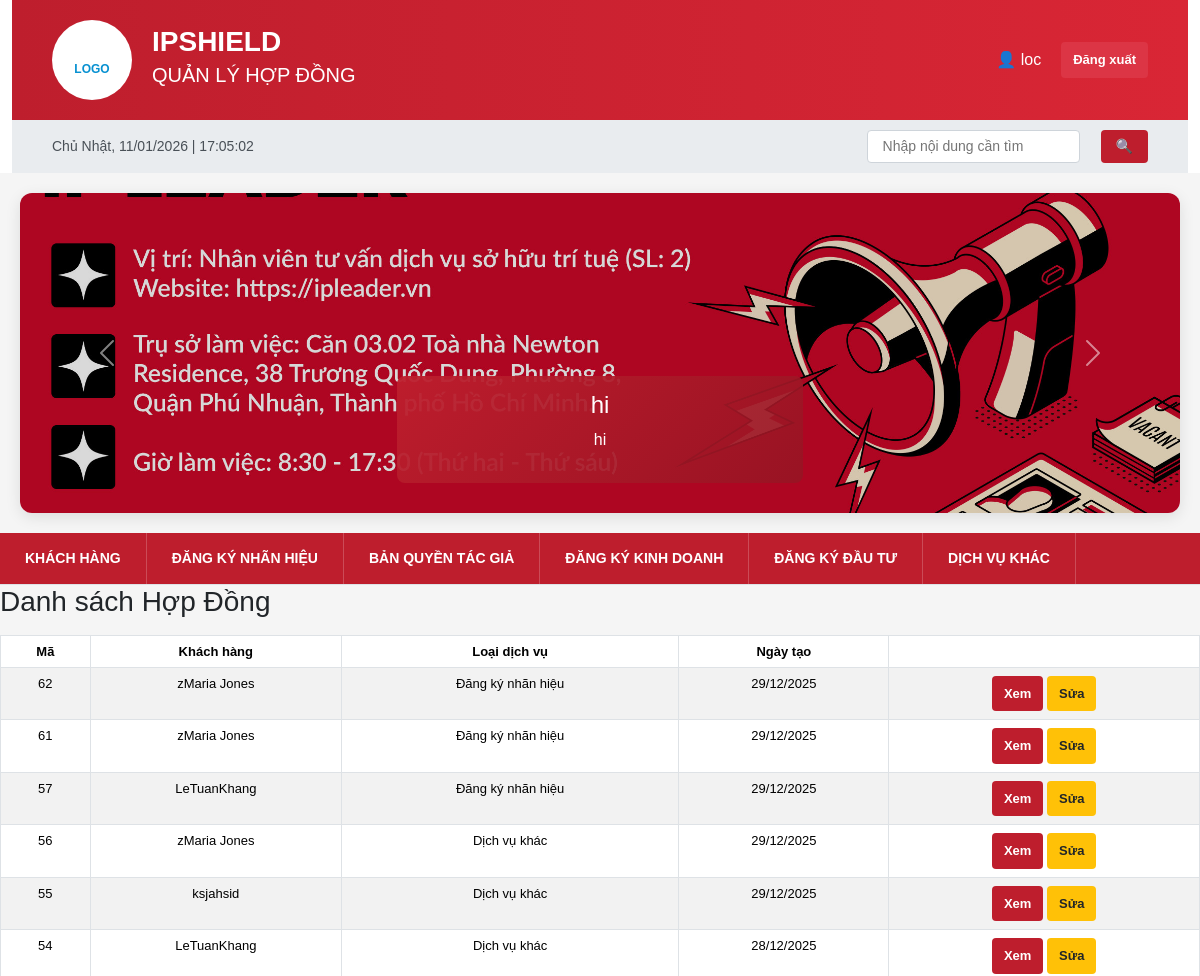
Before: /contracts/ (signed in, upper part) with the older database file.
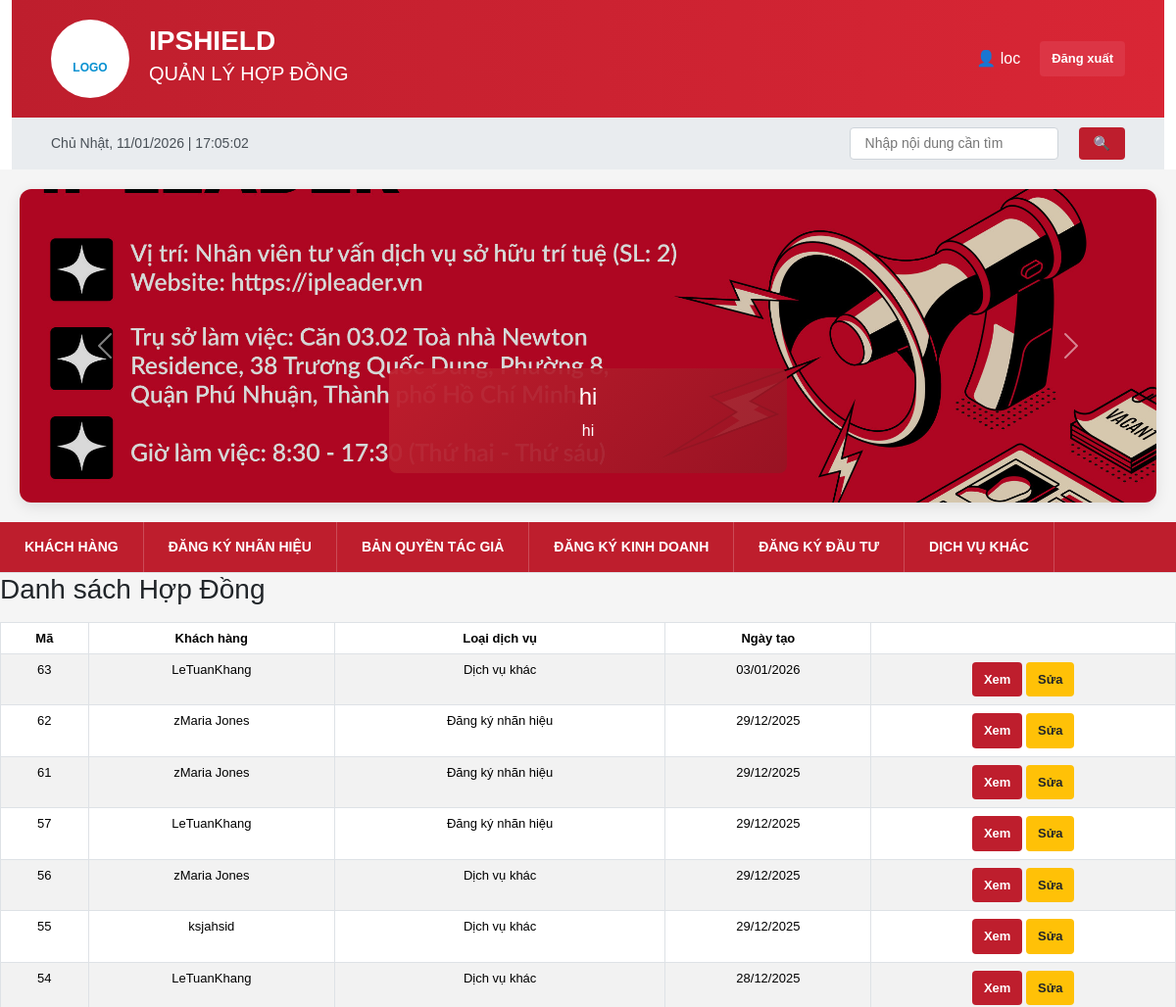
After: the same page with the newer database file.
### ipshieldapp/models.py (models this page shows, shortened)
class Slider(models.Model):
    title = models.CharField(max_length=255)
    description = models.CharField(max_length=255, blank=True)
    image = models.ImageField(upload_to='sliders/')
    is_active = models.BooleanField(default=True)

class Contract(models.Model):
    SERVICE_TYPE_CHOICES = (
        ('nhanhieu', 'Đăng ký nhãn hiệu'),
        ('banquyen', 'Bản quyền tác giả'),
        ('dkkd', 'Đăng ký kinh doanh'),
        ('dautu', 'Đăng ký đầu tư'),
        ('khac', 'Dịch vụ khác'),
    )
    CONTRACT_STATUS_CHOICES = (
        ('pending', 'Đang chờ xử lý'),
        ('processing', 'Đang xử lý'),
        ('completed', 'Hoàn thành'),
        ('paused', 'Ngưng'),
    )
    PAYMENT_TYPE_CHOICES = (
        ('full', 'Trả dứt điểm'),
        ('installment', 'Trả nhiều đợt'),
    )
    customer = models.ForeignKey(
        Customer,
        on_delete=models.CASCADE,
        related_name='contracts'
    )
    service_type = models.CharField(
        max_length=50,
        choices=SERVICE_TYPE_CHOICES
    )
    contract_no = models.CharField(max_length=50, unique=True)
    contract_value = models.DecimalField(
        max_digits=15,
        decimal_places=0,
        verbose_name='Giá trị hợp đồng'
    )
    payment_type = models.CharField(
        max_length=20,
        choices=PAYMENT_TYPE_CHOICES,
        verbose_name='Hình thức thanh toán'
    )
    prepaid_amount = models.DecimalField(
        max_digits=15,
        decimal_places=0,
        default=0,
        verbose_name='Số tiền trả trước'
    )
    status = models.CharField(
        max_length=20,
        choices=CONTRACT_STATUS_CHOICES,
        default='pending'
    )
    created_at = models.DateTimeField(auto_now_add=True)
    updated_at = models.DateTimeField(default=timezone.now)
    class Meta:
        verbose_name = 'Hợp đồng'
        verbose_name_plural = 'Hợp đồng'
        indexes = [
            models.Index(fields=['contract_no']),
            models.Index(fields=['customer', 'status']),
            models.Index(fields=['created_at']),
        ]

class Customer(models.Model):
    CUSTOMER_TYPE_CHOICES = (
        ('personal', 'Cá nhân'),
        ('company', 'Doanh nghiệp'),
    )
    CUSTOMER_STATUS_CHOICES = (
        ('approved', 'Chờ duyệt'),
        ('pending', 'Đang xử lý'),
        ('completed', 'Hoàn tất'),
    )
    customer_type = models.CharField(
        max_length=20,
        choices=CUSTOMER_TYPE_CHOICES,
        default='personal',
        verbose_name='Loại khách hàng'
    )
    status = models.CharField(
        max_length=20,
        choices=CUSTOMER_STATUS_CHOICES,
        default='approved',
        verbose_name='Trạng thái'
    )
    customer_code = models.CharField(
        max_length=50,
        unique=True,
        verbose_name='Mã khách hàng'
    )
    name = models.CharField(
        max_length=255,
        verbose_name='Tên khách hàng'
    )
    address = models.CharField(
        max_length=255,
        verbose_name='Địa chỉ'
    )
    phone = models.CharField(
        max_length=20,
        validators=[phone_validator],
        verbose_name='Số điện thoại'
    )
    email = models.EmailField(
        verbose_name='Email'
    )
    cccd = models.CharField(
        max_length=20,
        validators=[number_validator],
        blank=True,
        null=True,
        verbose_name='Số CCCD'
    )
    tax_code = models.CharField(
        max_length=20,
        validators=[number_validator],
        blank=True,
        null=True,
        verbose_name='Mã số thuế'
    )
    manager = models.CharField(
        max_length=255,
        verbose_name='Người phụ trách'
    )
    position = models.CharField(
        max_length=100,
        verbose_name='Chức danh'
    )
    note = models.TextField(
        blank=True,
        null=True,
        verbose_name='Ghi chú'
    )
    created_at = models.DateTimeField(
        auto_now_add=True,
        verbose_name='Ngày tạo'
    )
    class Meta:
        verbose_name = 'Khách hàng'
        verbose_name_plural = 'Khách hàng'

### ipshieldapp/views.py (the view)
# urls.py: path("contracts/", views.contract_list, name="contract_list"),
def contract_list(request):
    contracts = Contract.objects.select_related("customer").order_by("-created_at")
    return render(request, "contract_list.html", {"contracts": contracts})

### ipshieldapp/context_processors.py (called while the page is built)
def global_sliders(request):
    return {
        'sliders': Slider.objects.filter(is_active=True)
    }

### templates/contract_list.html
{% extends "base.html" %}
{% block body_block %}
<h3 class="mb-3">Danh sách Hợp Đồng</h3>
<table class="table table-bordered table-striped">
    <thead>
        <tr>
            <th>Mã</th>
            <th>Khách hàng</th>
            <th>Loại dịch vụ</th>
            <th>Ngày tạo</th>
            <th></th>
        </tr>
    </thead>
    <tbody>
        {% for c in contracts %}
        <tr>
            <td>{{ c.id }}</td>
            <td>{{ c.customer.name }}</td>
            <td>{{ c.get_service_type_display }}</td>
            <td>{{ c.created_at|date:"d/m/Y" }}</td>
            <td>
                <a href="{% url 'contract_detail' c.id %}" class="btn btn-sm btn-info">Xem</a>
                <a href="{% url 'contract_edit' c.id %}" class="btn btn-sm btn-warning">Sửa</a>
            </td>
        </tr>
        {% empty %}
        <tr>
            <td colspan="5" class="text-center">Chưa có hợp đồng nào</td>
        </tr>
        {% endfor %}
    </tbody>
</table>
{% endblock %}

### templates/base.html (shortened to what this page needs)
{% load static %}
<head>
    <link href="https://cdn.jsdelivr.net/npm/bootstrap@5.3.8/dist/css/bootstrap.min.css" rel="stylesheet">
    <link href="{% static 'css/base.css' %}" rel="stylesheet">
</head>
    <div class="container">
        <div class="header">
            <div class="header-logo">
                <br>LOGO
            </div>
            <div class="header-title">
                <h1>IPSHIELD</h1>
                <h2>QUẢN LÝ HỢP ĐỒNG</h2>
            </div>
{% if user.is_authenticated %}
                    <span>
                        👤 {{ user.username }}
                    </span>
                    <a href="{% url 'logout' %}"
                       class="btn btn-sm btn-danger">
                        Đăng xuất
                    </a>
                {% endif %}
        </div>
                <div class="top-bar">
           <div id="realtime-clock"></div>
            <div class="language-selector d-flex align-items-center gap-3">
                 <input type="text" placeholder="Nhập nội dung cần tìm"
                    style="margin-left: 20px; padding: 5px 15px; border: 1px solid #ced4da; border-radius: 4px;">
                <button class="btn btn-primary" style="padding: 6px 15px; margin-left: 5px;">🔍</button>
            </div>
            </div>
        </div>
<div class="carousel-section" style="margin:20px; box-shadow:0 4px 15px rgba(0,0,0,0.1); border-radius:12px; overflow:hidden;">
    <div id="mainCarousel" class="carousel slide" data-bs-ride="carousel" data-bs-interval="3500">
        <div class="carousel-inner">
            {% for slider in sliders %}
            <div class="carousel-item {% if forloop.first %}active{% endif %}">
                <img src="{{ slider.image.url }}"
                     class="d-block w-100"
                     alt="{{ slider.title }}"
                     style="height:320px; object-fit:cover; filter:brightness(0.85);">
                <div class="carousel-caption d-none d-md-block"
                     style="background:linear-gradient(135deg, rgba(190,30,45,.95), rgba(150,20,35,.9));
                            padding:15px 30px;
                            border-radius:8px;
                            bottom:30px;
                            left:50%;
                            transform:translateX(-50%);
                            max-width:80%;">
                    <h4>{{ slider.title }}</h4>
                    <p>{{ slider.description }}</p>
                </div>
            </div>
            {% endfor %}
        </div>
        <button class="carousel-control-prev" type="button" data-bs-target="#mainCarousel" data-bs-slide="prev">
            <span class="carousel-control-prev-icon"></span>
        </button>
        <button class="carousel-control-next" type="button" data-bs-target="#mainCarousel" data-bs-slide="next">
            <span class="carousel-control-next-icon"></span>
        </button>
    </div>
</div>
{% if user.is_authenticated %}
<div class="nav-tabs">
    <a href="{% url 'home' %}" class="nav-tab">Khách hàng</a>
    <a href="{% url 'contract_search' %}" class="nav-tab">Đăng ký nhãn hiệu</a>
    <a href="{% url 'contract_copyright_search' %}" class="nav-tab">Bản quyền tác giả</a>
    <a href="{% url 'contract_business_search' %}" class="nav-tab">Ðăng ký kinh doanh</a>
    <a href="{% url 'contract_investment_search' %}" class="nav-tab">Ðăng ký đầu tư</a>
    <a href="{% url 'contract_other_service_search' %}" class="nav-tab">Dịch vụ khác</a>
</div>
{% endif %}
 {% block body_block %}
              {% endblock %}

### static/css/base.css (style rules this page uses)
* { margin: 0; padding: 0; box-sizing: border-box; }
.container { max-width: 100%; margin: 0 auto; background: white; }
.header { background: linear-gradient(to right, #BE1E2D, #d92635); color: white; padding: 20px 40px; display: flex; align-items: center; gap: 20px; }
.header-logo { width: 80px; height: 80px; background: white; border-radius: 50%; display: flex; align-items: center; justify-content: center; font-weight: bold; color: #0891d1; font-size: 12px; flex-shrink: 0; }
.header-title { flex: 1; }
.header h1 { font-size: 28px; margin-bottom: 5px; font-weight: bold; text-transform: uppercase; }
.header h2 { font-size: 20px; font-weight: normal; }
.top-bar { background: #e9ecef; padding: 10px 40px; display: flex; justify-content: space-between; align-items: center; font-size: 14px; color: #495057; }
.language-selector { display: flex; align-items: center; gap: 10px; }
.nav-tabs { display: flex; background: #BE1E2D; overflow-x: auto; }
.nav-tab { padding: 15px 25px; cursor: pointer; border: none; background: none; font-size: 14px; font-weight: 600; color: white; transition: all 0.3s; white-space: nowrap; text-transform: uppercase; border-right: 1px solid rgba(255, 255, 255, 0.2); }
.btn { padding: 10px 20px; border: none; border-radius: 4px; font-size: 14px; font-weight: 600; cursor: pointer; transition: all 0.3s; display: inline-flex; align-items: center; gap: 8px; }
.btn-primary { background: #BE1E2D; color: white; }
.btn-danger { background: #dc3545; color: white; padding: 8px 12px; font-size: 13px; }
.btn-warning { background: #ffc107; color: #212529; padding: 8px 12px; font-size: 13px; }
.btn-info { background: #BE1E2D; color: white; padding: 8px 12px; font-size: 13px; }
table { width: 100%; border-collapse: collapse; background: white; font-size: 13px; }
thead { background: #f8f9fa; color: #495057; }
th { padding: 12px 10px; text-align: center; font-weight: 600; font-size: 13px; border: 1px solid #dee2e6; white-space: nowrap; }
td { padding: 12px 10px; border: 1px solid #dee2e6; font-size: 13px; text-align: center; }
.nav-tab { text-decoration: none; }
#mainCarousel .carousel-item { transition: transform 1s ease-in-out, opacity 0.8s ease-in-out; }
#mainCarousel .carousel-item img { transition: transform 3.5s ease-out; transform: scale(1); }
#mainCarousel .carousel-item.active img { transform: scale(1.05); }
#mainCarousel .carousel-caption { opacity: 0; transform: translateX(-50%) translateY(20px); transition: all 0.8s ease-out 0.3s; }
#mainCarousel .carousel-item.active .carousel-caption { opacity: 1; transform: translateX(-50%) translateY(0); }
#mainCarousel .carousel-control-prev span, #mainCarousel .carousel-control-next span { transition: all 0.3s ease; }

Changed rows visible on the page:
added Contract: id "63", customer.name "LeTuanKhang", service_type "Dịch vụ khác", created_at "03/01/2026"
